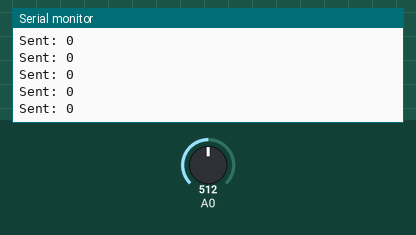
A sketch run on a simulated Arduino Uno, built with avr-gcc and run on an emulated ATmega328P. Shown: the last lines printed to the serial monitor. The inputs (shaded band) are chosen by the test bench; at power-on: A0 = 512. No radio packets arrive unless stated.

Above: at 2.7 s.
2.8 s: A0 set to 11
At 3.8 s:
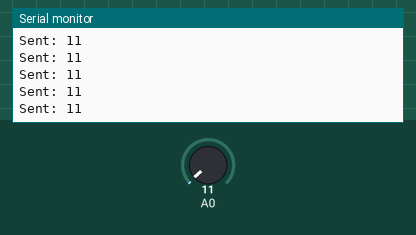
4.3 s: A0 set to 8
At 4.8 s:
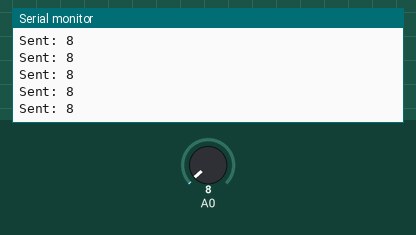
Timing chart, 0 to 7.3 s (numbered marks = the images above; inputs shaded):
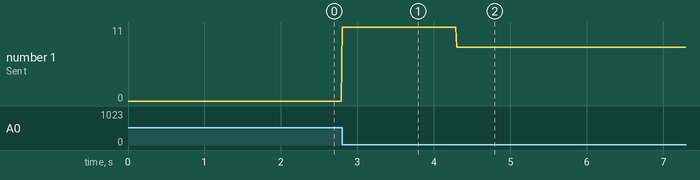

The sketch:

Sender_code.ino
```cpp
#include <SPI.h>
#include <nRF24L01.h>
#include <RF24.h>

RF24 radio(9, 8);
const uint64_t pipe = 0xE8E8F0F0E1LL;

void setup() {
  radio.begin();
  Serial.begin(115200);
  radio.setDataRate(RF24_250KBPS);
   radio.setPALevel(RF24_PA_MIN);
  radio.setChannel(76);
  radio.openWritingPipe(pipe);
}

void loop() {
  byte data = analogRead(A0);
  Serial.print("Sent: ");
  Serial.println(data);
  radio.write(&data, sizeof(data));
  delay(10);
}
```

Measured:
- after the input at 2.8 s, the serial monitor: prints a new line at once (image 1)
- after the input at 4.3 s, the serial monitor: prints a new line at once (image 2)
- plotted number 1: 0 → 11 after the input at 2.8 s, 11 → 8 after the input at 4.3 s
